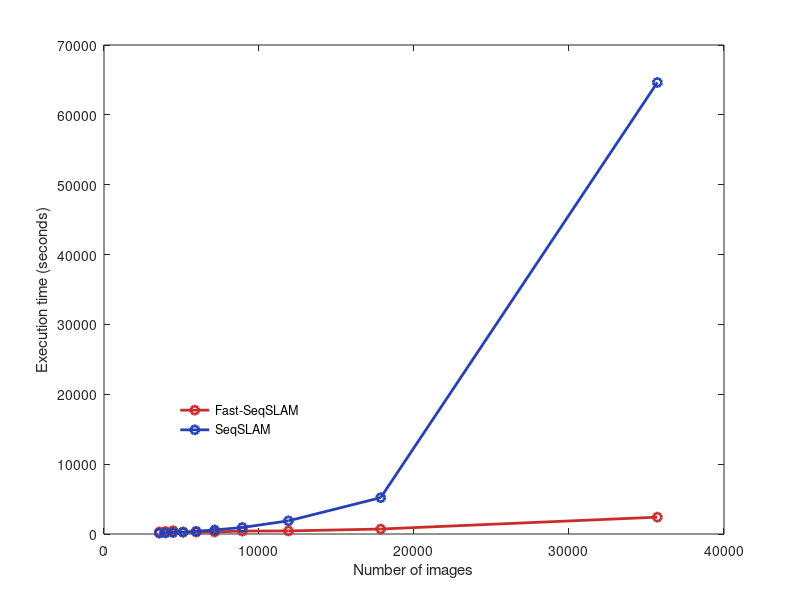

The MATLAB source for this figure: (Note: this script raises an error after producing the figure.)
clear all;
close all;
time_ann = dlmread('time/ANN_8_8_.9_32_32.1-10.txt');
time_original = dlmread('time/original8_8_.9_32_32.1-10.txt');
tm_ann = zeros(length(time_ann),2);
tm_original = zeros(length(time_ann),2);
total = 35700;
for i=1:length(time_ann)
    tm_ann(i,:) = [ total/time_ann(i,2),sum(time_ann(i,3:6))];
    tm_original(i,:) = [ total/time_original(i,2), sum(time_original(i,3:6))];
end

addpath(genpath('altmany-export_fig-113e357'));
cols = [200 45 43;  0 176 80;37 64 180; 0 0 0]/255;
f = figure();
hold on;
start = 1;
plot(tm_ann(start:start+9,1),tm_ann(start:start+9,2),'ro-','color', cols(1,:), 'linewidth', 2);
hold on;
plot(tm_original(start:start+9,1),tm_original(start:start+9,2),'ro-','color', cols(3,:), 'linewidth', 2);
hold on;
h1 = legend('Fast-SeqSLAM','SeqSLAM');
legend boxoff ;
set(h1, 'position',[.2,0.2,0.2,0.2]);
xlabel('Number of images'); ylabel('Execution time (seconds)'); 
set(gca, 'box', 'on');
print2eps('execution_time',f);
tm_ann(1:10,2)
tm_original(1:10,2)